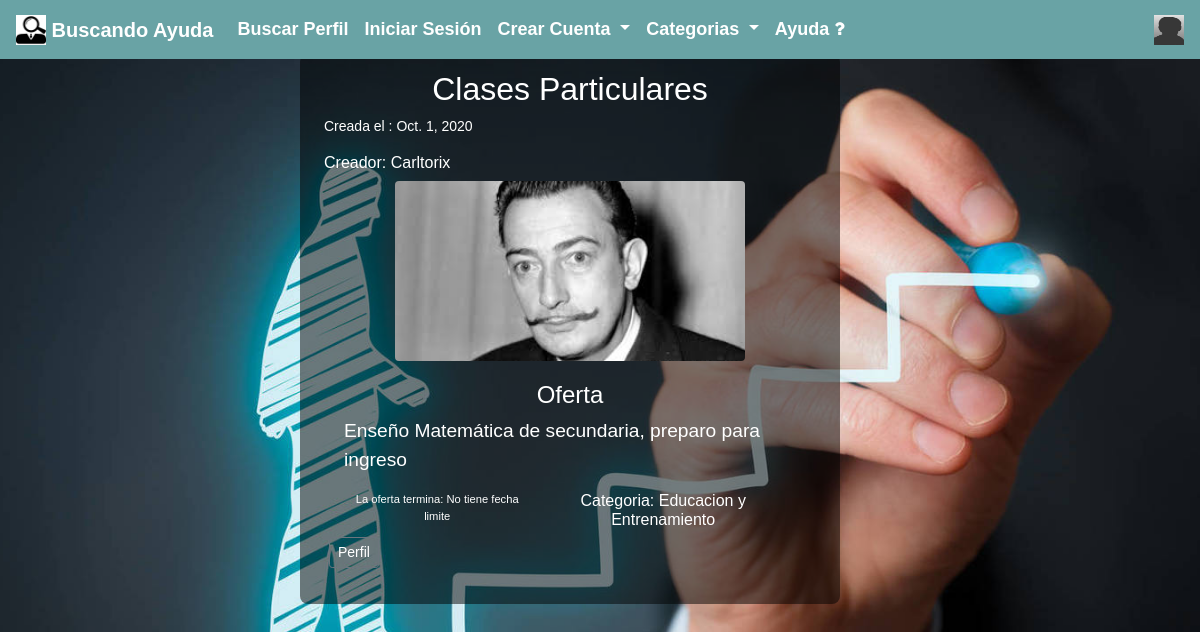
Page /oferta/2 on the committed database.
### bolsa/models.py (models this page shows, shortened)
class Oferta(models.Model):
    titulo = models.CharField(max_length=30)
    descripcion = models.TextField()
    imagen = models.ImageField(upload_to="oferta/", null=True)
    oferente = models.ForeignKey(Perfil, on_delete = models.CASCADE,default=None, related_name="oferta_creados")
    fecha_creado = models.DateField(auto_now_add=True)
    fecha_modificado = models.DateField(auto_now=True)
    categoria = models.ForeignKey(Categoria, on_delete = models.SET_NULL,null=True)
    fecha_caducacion =models.DateField(null=True,blank=True,default=None)

### cuenta/models.py (models this page shows)
class Perfil(AbstractUser):
    tipo_usuario=models.CharField(max_length=20,default="cliente")
    dni=models.CharField(max_length=10,unique=True,default="",validators=[validar_num])
    nacimiento = models.DateField(null = True)
    foto = models.ImageField(upload_to = "foto_perfil", null = True, blank = True)
    telefono = models.CharField(max_length = 20,validators=[validar_num])
    localidad = models.ForeignKey(Localidad, on_delete = models.CASCADE, null=True, related_name="personas_localidad")
    experiencia_laboral = models.CharField(max_length = 200,null = True, blank = True)
    categoria = models.ForeignKey(Categoria, on_delete = models.CASCADE, default=None, null=True, related_name="perfil_de_categoria")
    facebook = models.CharField(max_length = 40, null=True)
    instagram = models.CharField(max_length = 40, null=True, blank = True)
    recomendaciones = models.ManyToManyField("Perfil", blank=True, through="Recomendaciones", related_name="trabajador_recomendado")
    def __str__(self):
        return self.username

class Categoria(models.Model):
    nombre_cat = models.CharField(max_length = 30)
    descripcion = models.TextField()
    def __str__(self):
        return self.nombre_cat

### bolsa/views.py (the view)
# urls.py: path("oferta/<int:id>", views.show_oferta, name="oferta"),
def show_oferta(request,id):
    oferta=Oferta.objects.get(pk=id)
    usuario=oferta.oferente
    contexto = {
    "oferta":oferta,}
    return render(request,"bolsa/oferta.html",contexto)

### bolsa/templates/bolsa/oferta.html (shortened to what this page needs)
{% extends 'base.html' %}
{% load static %}
{%block contenido%}
<div class="row justify-content-center">
        <div class="col-xs-12 col-md-4 col-lg-6 text-center">
          <div id="contenedor_oferta" class="card mb-4 lg-10 shadow-sm">
            <span><h2>{{oferta.titulo}}</h2></span>
            <p class="text-left">Creada el : {{oferta.fecha_creado}}</p>
            <span><h6 class="text-left">Creador: {{ oferta.oferente }}</h6></span>
             {% if oferta.imagen %}
             <img class="rounded img-fluid" width="350" height="250" src=
            "{{oferta.imagen.url}}" alt="imagen de oferta">
            {% elif request.user.foto %}
            <img class="rounded img-fluid" width="250" height="150" src=
            "{{oferta.oferente.foto.url}}" alt="imagen usuario">
            {% else %}
             <img class="rounded img-fluid" width="250" height="150" src=
            "{% static 'img/pordefecto.jpg' %}" alt="imagen por defecto">
            {% endif %}
            <div class="card-body">
              <h4>Oferta</h4>
              <p id="descripcion_oferta" class="text-left card-text text-white">{{oferta.descripcion}}</p>
              <div class="d-flex justify-content-between">
                <small class="text-white">
                La oferta termina:
                  {% ifequal oferta.fecha_caducacion none %}
                    No tiene fecha limite
                  {% else %}
                    {{oferta.fecha_caducacion}}
                  {% endifequal %}
                </small>
                <br>
                <a class ="text-white" href="{% url 'show_categoria' oferta.categoria.id %}">
                <span><h6>Categoria: {{ oferta.categoria }}</h6></span>
                </a>
              </div>
              <div class="row d-flex justify-content-between align-items-center">
                <div class="btn-group">
                    <a href="{% url 'ver_perfil' oferta.oferente.id %}" class="btn btn-sm btn-outline-secondary text-white text-white">Perfil</a>
                </div>
              </div>
          </div>
        </div>
</div>
{% endblock %}

### static/css/style.css (style rules this page uses)
body { font-size: 1.125rem; font-weight: bold; background-image: url("../img/fondo.jpg"); width: 95%; max-width: 150rem; margin: 0 auto 0 auto; background-position: center; background-repeat: no-repeat; background-size: cover; background-attachment: fixed; font-family:Arial; margin: 0; padding: 0; -webkit-box-sizing: border-box; -moz-box-sizing: border-box; box-sizing: border-box; }
#contenedor_oferta { outline: none; display: block; width: 100%; padding: 1rem 1.5rem; margin: 0 0 2rem 0; background: rgba(0,0,0,.5); color: #fff; border: none; border-radius: 8px; box-sizing: border-box; font-size: 14px; font-weight:normal; transition: all .5s ease; }

### static/css/estilos.css (style rules this page uses)
#descripcion_oferta { font-size: 1.2rem; }

### rows in the picture
Oferta: titulo "Clases Particulares", fecha_creado "Oct. 1, 2020", oferente "Carltorix", imagen (picture), descripcion "Enseño Matemática de secundaria, preparo para ingreso", categoria "Educacion y Entrenamiento"
